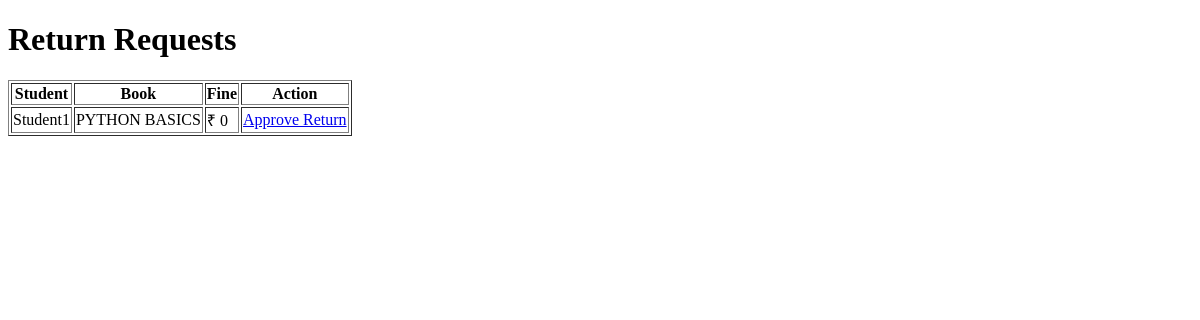
Before: /return-requests/ with the older database file.
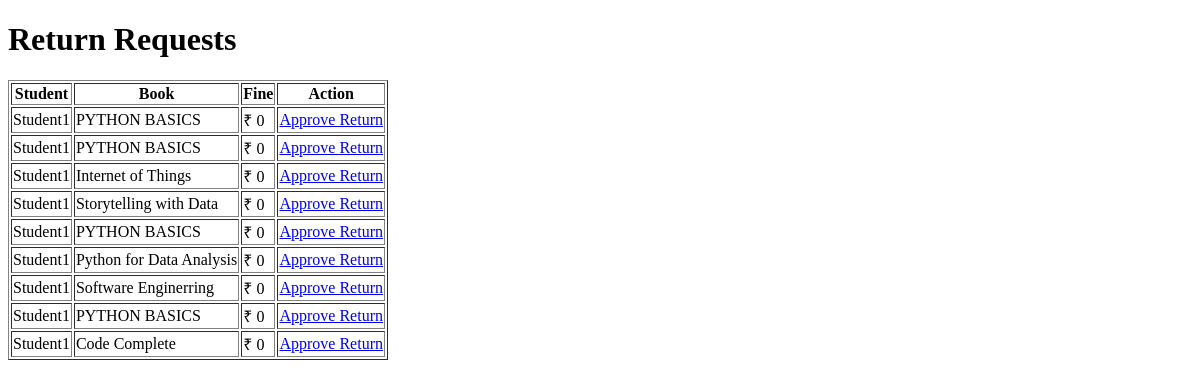
After: the same page with the newer database file.
### transactions/models.py (models this page shows, shortened)
class IssueBook(models.Model):
    student = models.ForeignKey(CustomUser,on_delete=models.CASCADE)
    book = models.ForeignKey(Book,on_delete=models.CASCADE)
    issue_date = models.DateField(default=timezone.now)
    due_date = models.DateField(default=timezone.now() + timedelta(days=7))
    fine = models.IntegerField(default=0)
    return_request = models.BooleanField(default=False)

### accounts/models.py (models this page shows)
class CustomUser(AbstractUser):
    ROLE_CHOICES = (
        ('admin', 'Admin'),
        ('librarian', 'Librarian'),
        ('student', 'Student'),
    )
    role = models.CharField(
        max_length=20,
        choices=ROLE_CHOICES
    )
    is_approved = models.BooleanField(default=False)
    is_blocked = models.BooleanField(default=False)

### books/models.py (models this page shows, shortened)
class Book(models.Model):
    title = models.CharField(max_length=200)
    author = models.CharField(max_length=100)
    isbn = models.CharField(max_length=20)
    quantity = models.IntegerField()
    category = models.CharField(max_length=100)

### transactions/views.py (the view)
# urls.py: path('return-requests/', views.return_requests, name='return_requests'),
def return_requests(request):
    books = IssueBook.objects.filter(
        return_request=True
    )
    return render(request, 'return_requests.html', {
        'books': books
    })

### accounts/templates/return_requests.html (shortened to what this page needs)
<!DOCTYPE html>
<html>
<head>
</head>
<body>
    <h1>Return Requests</h1>
    <table border="1">
        <tr>
            <th>Student</th>
            <th>Book</th>
            <th>Fine</th>
            <th>Action</th>
        </tr>
        {% for item in books %}
        <tr>
            <td>{{ item.student.username }}</td>
            <td>{{ item.book.title }}</td>
            <td>₹ {{ item.fine }}</td>
            <td>
                <a href="/return-book/{{ item.id }}/">
                    Approve Return
                </a>
            </td>
        </tr>
        {% endfor %}
    </table>
</body>
</html>

Changed rows visible on the page:
now on this page (row edited): IssueBook: student.username "Student1", book "PYTHON BASICS", fine "0"
now on this page (row edited): IssueBook: student.username "Student1", book "Internet of Things", fine "0"
now on this page (row edited): IssueBook: student.username "Student1", book "Storytelling with Data", fine "0"
now on this page (row edited): IssueBook: student.username "Student1", book "PYTHON BASICS", fine "0"
now on this page (row edited): IssueBook: student.username "Student1", book "Python for Data Analysis", fine "0"
now on this page (row edited): IssueBook: student.username "Student1", book "Software Enginerring", fine "0"
now on this page (row edited): IssueBook: student.username "Student1", book "PYTHON BASICS", fine "0"
added IssueBook: student.username "Student1", book "Code Complete", fine "0"
